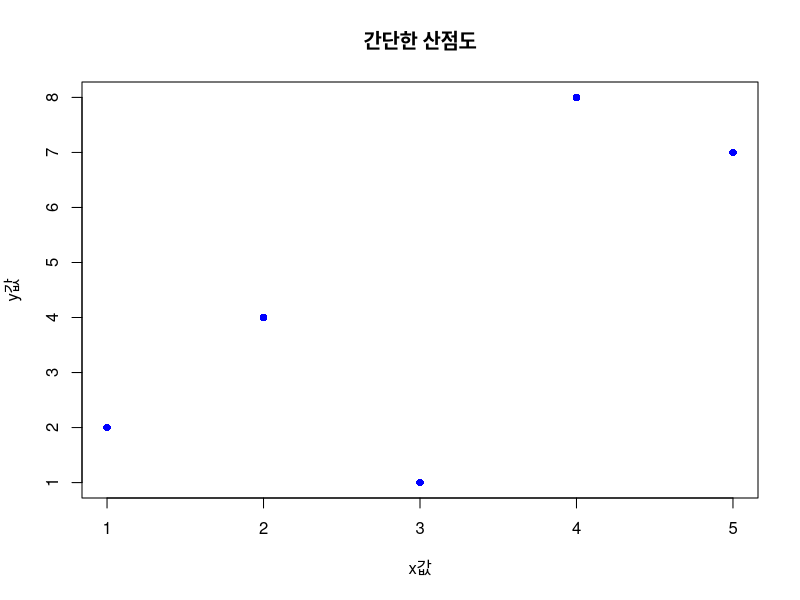

The R source for this figure: (Note: this script raises an error after producing the figure.)
# factor
# x = 범주형으로 변환할 벡터
# levels = 범주형 벡터의 레벨 순서인 문자형 벡터
# as.factor(x=벡터) : 기존 벡터를 범주형 벡터로 변환

nat = c('한국', '일본', '중국', '미국', '중국', '한국', '일본')
print(nat)

fct=as.factor(nat)
print(fct)

a = c(1,2,3)
b = c('a','b', 'c')
c = c(1.2, 3.5, 4.6)
d = c(1,'a',1.2)
print(d[2:3])

# 원소가 연속되는 벡터 생성 : seq()
# from = 처음 숫자, to = 마지막 숫자
# by = 간격, length.out = 반환되는 벡터의 길이

seq(from=1, to=3, by=1)
seq(from=3, to=1, by=-1)
seq(from=1, to=10, by=2.5)
seq(from=1, to=10, length=19)

# 산점도 그리기
x = c(1,2,3,4,5)
y = c(2,4,1,8,7)

plot(x,y,
    main = '간단한 산점도', #그래프 제목
    xlab = 'x값',  #x축 라벨
    ylab = 'y값',  #y축 라벨
    pch=16,    #점 모양(16 = 채워진 원)
    col='blue' #점 색상
)

#원소가 반복되는 벡터 생성 : rep()
rep(x,  #반복할 스칼라/벡터
    times,  #x에 지정된 벡터 전체를 반복할 횟수
    each,   #x에 지정된 벡터의 각 원소를 반복할 횟수
    length.out  #반환되는 벡터의 길이
)

rep(x=1, times=3)
rep(x=1:3, times=3)
rep(x=1:3, each=3)
rep(x=1:3, length=10)

# vector

a = c(1:5)
print(a)
a[5] = 15
print(a)

# vector 삭제
a = a[-4]
print(a)

# vector 추가
a[4] = 4
a[5] = 5
print(a)

# vector 연산
a = c(0,2,4)
b = c(1,2,3)

c = a+b
d = a-b

c = seq(from=1, to=11, by=2)
d = seq(from=3, to=12, by=3)

a+c
a+d

a+1

a>=1 & b<=2
